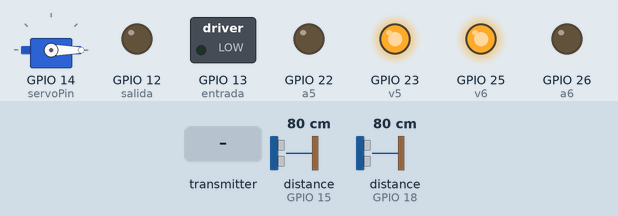
The sketch below on a simulated ESP32. Shown: servo, switched loads named in the sketch (green lamp = pin HIGH), output pins drawn as LEDs (lit = HIGH). Wiring (inferred from the names in the program): 2 × ultrasonic range finder: trigger GPIO 2, echo GPIO 15 / trigger GPIO 19, echo GPIO 18. The inputs (shaded band) are chosen by the test bench; at power-on: distance to the obstacle (sensors on GPIO 15, GPIO 18) 80 cm. The echo pulse lasts 58.3 µs per cm; pins used as bus, display or sensor lines are not drawn; what the sketch prints to the serial monitor is not drawn.

Above: at 1.2 s.
1.3 s: distance to the obstacle (sensor on GPIO 15) set to 9 cm
At 4.1 s:
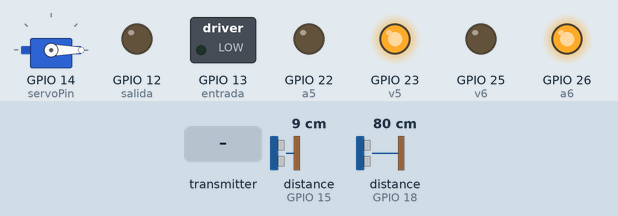
4.3 s: the transmitter starts sending slotR1 = 0
At 6.9 s:
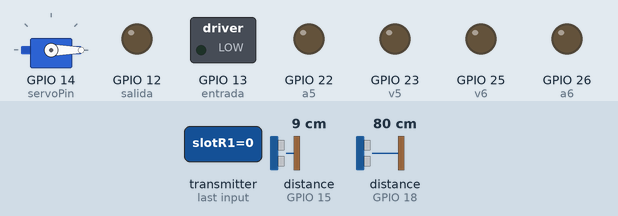
7.3 s: distance to the obstacle (sensor on GPIO 18) set to 4 cm
At 10.2 s:
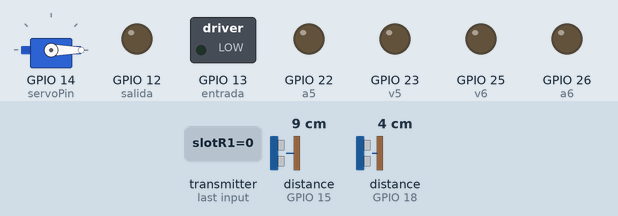
10.3 s: distance to the obstacle (sensor on GPIO 18) set to 9 cm
At 13.2 s:
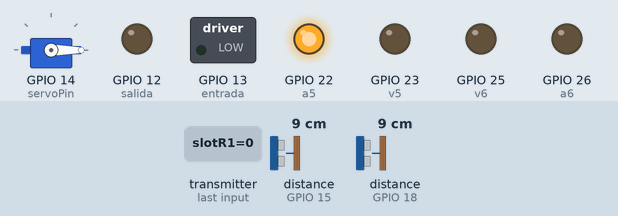
13.3 s: the transmitter starts sending slotR2 = 1024
At 14.77 s:
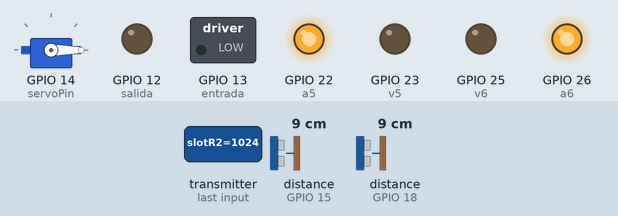
16.3 s: the transmitter starts sending slotR3 = 1024
At 19.1 s:
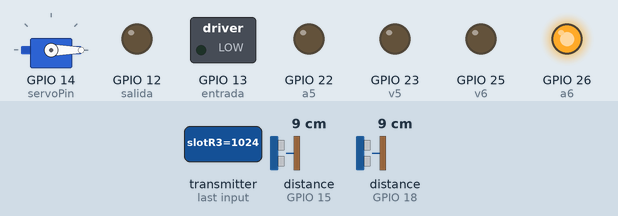
Timing chart, 0 to 20.3 s (numbered marks = the images above; inputs shaded):
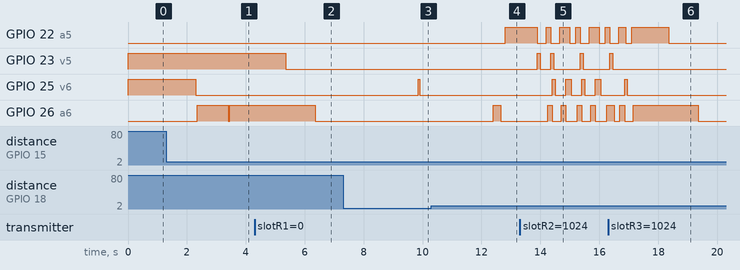

Measured:
- after the input at 1.3 s, GPIO 25 (v6): HIGH → LOW after 1.0 s; GPIO 26 (a6): LOW → HIGH after 1.1 s, → LOW 1.0 s later, → HIGH 0.05 s later
- after the input at 4.3 s, GPIO 23 (v5): HIGH → LOW after 1.0 s
- after the input at 7.3 s, GPIO 23 (v5): stays LOW (without the input it goes to HIGH after 2.1 s); GPIO 25 (v6): LOW → HIGH after 2.6 s, → LOW 0.04 s later
- after the input at 10.3 s, GPIO 22 (a5): LOW → HIGH after 2.5 s; GPIO 26 (a6): LOW → HIGH after 2.1 s, → LOW 0.25 s later
- after the input at 13.3 s, GPIO 23 (v5): goes HIGH 0.10 s, LOW 0.36 s, HIGH 0.09 s, LOW 0.91 s, HIGH 0.09 s, then LOW, starting after 0.60 s; GPIO 25 (v6): LOW → HIGH after 1.1 s, → LOW 0.10 s later, → HIGH 0.36 s later, → LOW 0.19 s later, … (8 changes in this stretch)
- after the input at 16.3 s, GPIO 23 (v5): goes on until 16.5 s, then stays LOW

The sketch:

Esp32SmartParkingMaster.ino
```cpp
#include <WiFi.h>
#include <WebServer.h>
#include <esp_now.h>
#include <WiFi.h>
#include <ESP32_Servo.h>

//Sensor Ultrasonico 5
int v5 = 23;//DECLARACION DE LOS LEDS
int a5 = 22;//DECLARACION DE LOS LEDS
int r5 = 21;//DECLARACION DE LOS LEDS
int echoPin5 = 18;//DECLARACION DE PUERTO ECHO
int triggerPin5 = 19;//DECLARACION DE PUERTO TRIGGER
long ultrason5 = 0;

//Distancia sensor ultrasonico 5
long readUltrasonicDistance5(int triggerPin5, int echoPin5)
{
  pinMode(triggerPin5, OUTPUT);  // Clear the trigger
  digitalWrite(triggerPin5, LOW);//LECTURA DEL PUERTO TRIGGER
  delayMicroseconds(2);
  // Sets the trigger pin to HIGH state for 10 microseconds
  digitalWrite(triggerPin5, HIGH);
  delayMicroseconds(10);
  digitalWrite(triggerPin5, LOW);//LECTURA DEL PUERTO TRIGGER
  pinMode(echoPin5, INPUT);
  // Reads the echo pin, and returns the sound wave travel time in microseconds *0.01723
  return (pulseIn(echoPin5, HIGH)*0.01723);

}

//Sensor Ultrasonico 6
int v6 = 25;//DECLARACION DE LOS LEDS
int a6 = 26;//DECLARACION DE LOS LEDS
int r6 = 27;//DECLARACION DE LOS LEDS
int echoPin6 = 15;//DECLARACION DE PUERTO ECHO
int triggerPin6 = 2;//DECLARACION DE PUERTO TRIGGER
long ultrason6 = 0;

//Distancia sensor ultrasonico 6
long readUltrasonicDistance6(int triggerPin6, int echoPin6)
{
  pinMode(triggerPin6, OUTPUT);  // Clear the trigger
  digitalWrite(triggerPin6, LOW);//LECTURA DEL PUERTO TRIGGER
  delayMicroseconds(2);
  // Sets the trigger pin to HIGH state for 10 microseconds
  digitalWrite(triggerPin6, HIGH);
  delayMicroseconds(10);
  digitalWrite(triggerPin6, LOW);//LECTURA DEL PUERTO TRIGGER
  pinMode(echoPin6, INPUT);
  // Reads the echo pin, and returns the sound wave travel time in microseconds *0.01723
  return (pulseIn(echoPin6, HIGH)*0.01723);

}

String estadoSlot1;
String estadoSlot2;
String estadoSlot3;
String estadoSlot4;
String estadoSlot5;
String estadoSlot6;


Servo servo1;
int servoPin = 14;
int pos = 0;
int c = 13;
int salida = 12;
int entrada = 13;
int minUs = 500;
int maxUs = 2400;

// Structure example to receive data
typedef struct struct_message {
    int slotR1;
    int slotR2;
    int slotR3;
    int slotR4;
} struct_message;

// Create a struct_message called myData
struct_message myData;

void OnDataRecv(const uint8_t * mac, const uint8_t *incomingData, int len) {
  memcpy(&myData, incomingData, sizeof(myData));
  Serial.print("Bytes received: ");
  Serial.println(len);
  //--------SLOT 1 ----------------------
  Serial.print("Estado Slot 1: ");
  int recepSlot1 = myData.slotR1;
  Serial.println(myData.slotR1);
  if(recepSlot1 == 1){
    Serial.print("Ocupado");
  }else{
    Serial.print("Disponible");
  }
  //---------SLOT 2----------------------
  Serial.print("Estado Slot 2: ");
  int recepSlot2 = myData.slotR2;
  Serial.println(myData.slotR2);
  if(recepSlot2 == 1){
    Serial.print("Ocupado");
  }else{
    Serial.print("Disponible");
  }
    //---------SLOT 3----------------------
  Serial.print("Estado Slot 3: ");
  int recepSlot3 = myData.slotR3;
  Serial.println(myData.slotR3);
  if(recepSlot3 == 1){
    Serial.print("Ocupado");
  }else{
    Serial.print("Disponible");
  }

  //---------SLOT 4----------------------
  Serial.print("Estado Slot 4: ");
  int recepSlot4 = myData.slotR4;
  Serial.println(myData.slotR4);
  if(recepSlot4 == 1){
    Serial.print("Ocupado");
  }else{
    Serial.print("Disponible");
  }

}
const char* ssid = "SmartParking";      // Nombre de la red Wi-Fi creada por el ESP32
const char* password = "123456789";  // Contraseña para la red Wi-Fi creada por el ESP32

WebServer server(80);

void setup() {
  Serial.begin(115200);
  //Salidas leds Slot 5
  pinMode(v5, OUTPUT);//SALIDA DEL LED
  pinMode(a5, OUTPUT);//SALIDA DEL LED
  pinMode(r5, OUTPUT);//SALIDA DEL LED

  //Salidas leds Slot 6
  pinMode(v6, OUTPUT);//SALIDA DEL LED
  pinMode(a6, OUTPUT);//SALIDA DEL LED
  pinMode(r6, OUTPUT);//SALIDA DEL LED

  WiFi.mode(WIFI_STA);
  // Init ESP-NOW
  if (esp_now_init() != ESP_OK) {
    Serial.println("Error initializing ESP-NOW");
    return;
  }
  // Once ESPNow is successfully Init, we will register for recv CB to get recv packer info
  esp_now_register_recv_cb(OnDataRecv);
  //Servomotor
  servo1.attach(servoPin);
  pinMode(entrada, OUTPUT);
  pinMode(salida, OUTPUT);


  // Configurar el ESP32 como punto de acceso------
  WiFi.softAP(ssid, password);

  IPAddress myIP = WiFi.softAPIP();
  Serial.print("Dirección IP del Punto de Acceso: ");
  Serial.println(myIP);

  // Configuración de las rutas en el servidor web
  server.on("/", handleRoot);
  server.on("/led", handleLed);

  server.begin();
  Serial.println("Servidor web iniciado");
}

void loop() {
    //Revision lugar de estacionamiento 5
  ultrason5 =readUltrasonicDistance5(19, 18);

 if (ultrason5 > 12) {
    digitalWrite(v5, HIGH);// LECRURA DIGITAL DEL LED
    digitalWrite(a5, LOW);// LECRURA DIGITAL DEL LED
    digitalWrite(r5, LOW);// LECRURA DIGITAL DEL LED
  }
  if (ultrason5 <= 8 && ultrason5 > 4) {
    digitalWrite(v5, LOW);// LECRURA DIGITAL DEL LED
    digitalWrite(a5, HIGH);// LECRURA DIGITAL DEL LED
    digitalWrite(r5, LOW);// LECRURA DIGITAL DEL LED
  }
  if (ultrason5 <= 4) {
    digitalWrite(v5, LOW);// LECRURA DIGITAL DEL LED
    digitalWrite(a5, LOW);// LECRURA DIGITAL DEL LED
    digitalWrite(r5, HIGH);// LECRURA DIGITAL DEL LED
  }

  //Revision lugar de estacionamiento 6
  ultrason6 =readUltrasonicDistance6(2, 15);

 if (ultrason6 > 12) {
    digitalWrite(v6, HIGH);// LECRURA DIGITAL DEL LED
    digitalWrite(a6, LOW);// LECRURA DIGITAL DEL LED
    digitalWrite(r6, LOW);// LECRURA DIGITAL DEL LED
  }
  if (ultrason6 <= 8 && ultrason6 > 4) {
    digitalWrite(v6, LOW);// LECRURA DIGITAL DEL LED
    digitalWrite(a6, HIGH);// LECRURA DIGITAL DEL LED
    digitalWrite(r6, LOW);// LECRURA DIGITAL DEL LED
  }
  if (ultrason6 <= 4) {
    digitalWrite(v6, LOW);// LECRURA DIGITAL DEL LED
    digitalWrite(a6, LOW);// LECRURA DIGITAL DEL LED
    digitalWrite(r6, HIGH);// LECRURA DIGITAL DEL LED
  }

  server.handleClient(); // Manejo de solicitudes del servidor web
  int valueEntrada = 0;
  int valueSalida = 0;

  valueEntrada = digitalRead(entrada);
  valueSalida = digitalRead(salida);

 if (valueEntrada == HIGH) {
   servo1.write(180);
    delay(1000);
    digitalWrite(entrada,HIGH);
 }
 else{
 if(valueEntrada == LOW) {
   servo1.write(0);
   digitalWrite(entrada,LOW);//Apagar LED cuando no detecte nada
    }
  }

  if (valueSalida == HIGH) {
   servo1.write(180);
    delay(1000);
    digitalWrite(salida,HIGH);
 }
 else{
 if(valueSalida == LOW) {
   servo1.write(0);
   digitalWrite(salida,LOW);//Apagar LED cuando no detecte nada
    }
  }
}

void handleRoot() {
  //--------SLOT 1 ----------------------
  int recepSlot1 = myData.slotR1;
  if(recepSlot1 == 1){
    estadoSlot1 = "Ocupado";
  }else{
    estadoSlot1 ="Disponible";
  }
  //---------SLOT 2----------------------
  int recepSlot2 = myData.slotR2;
  if(recepSlot2 == 1){
    estadoSlot2 = "Ocupado";
  }else{
    estadoSlot2 ="Disponible";
  }
    //---------SLOT 3----------------------
  int recepSlot3 = myData.slotR3;
  if(recepSlot3 == 1){
    estadoSlot3 = "Ocupado";
  }else{
    estadoSlot3 ="Disponible";
  }

  //---------SLOT 4----------------------
  int recepSlot4 = myData.slotR4;
  if(recepSlot4 == 1){
    estadoSlot4 = "Ocupado";
  }else{
    estadoSlot4 ="Disponible";
  }
  //---------SLOT 5----------------------
  if(r5 == 1){
    estadoSlot5 = "Ocupado";
  }else{
    estadoSlot5 ="Disponible";
  }
  //---------SLOT 6----------------------
  if(r6 == 1){
    estadoSlot6 = "Ocupado";
  }else{
    estadoSlot6 ="Disponible";
  }
  // Página de inicio con la tabla para mostrar el estado del LED
  String html = "<html><body>";
  html += "<h1>Smart Parking</h1>";
  html += "<table border='1'>";
  html += "<tr><th>Espacio</th><th>Estado</th></tr>";
  html += "<tr><td>Slot 1</td><td id='slot1'>" + String(estadoSlot1) + "</td></tr>";
  html += "<tr><td>Slot 2</td><td id='slot2'>" + String(estadoSlot2) + "</td></tr>";
  html += "<tr><td>Slot 3</td><td id='slot3'>" + String(estadoSlot3) + "</td></tr>";
  html += "<tr><td>Slot 4</td><td id='slot4'>" + String(estadoSlot4) + "</td></tr>";
  html += "<tr><td>Slot 5</td><td id='slot5'>" + String(estadoSlot5) + "</td></tr>";
  html += "<tr><td>Slot 6</td><td id='slot6'>" + String(estadoSlot6) + "</td></tr>";
  html += "</table>";
  html += "<script>function updateTable() {var xhttp = new XMLHttpRequest();xhttp.onreadystatechange = function() {if (this.readyState == 4 && this.status == 200) {var values = this.responseText.split(',');document.getElementById('slot1').innerHTML = values[0];document.getElementById('slot2').innerHTML = values[1];document.getElementById('slot3').innerHTML = values[2];document.getElementById('slot4').innerHTML = values[3];document.getElementById('slot5').innerHTML = values[4];document.getElementById('slot6').innerHTML = values[5];}};xhttp.open('GET', '/led', true);xhttp.send();}setInterval(updateTable, 1000);</script>";
  html += "</body></html>";

  server.send(200, "text/html", html);
}

void handleLed() {
  // Respuesta con el nuevo estado de los slots
  String response = String(estadoSlot1) + "," + String(estadoSlot2) + "," + String(estadoSlot3) + "," + String(estadoSlot4) + "," + String(estadoSlot5) + "," + String(estadoSlot6);
  server.send(200, "text/plain", response);
}
```
